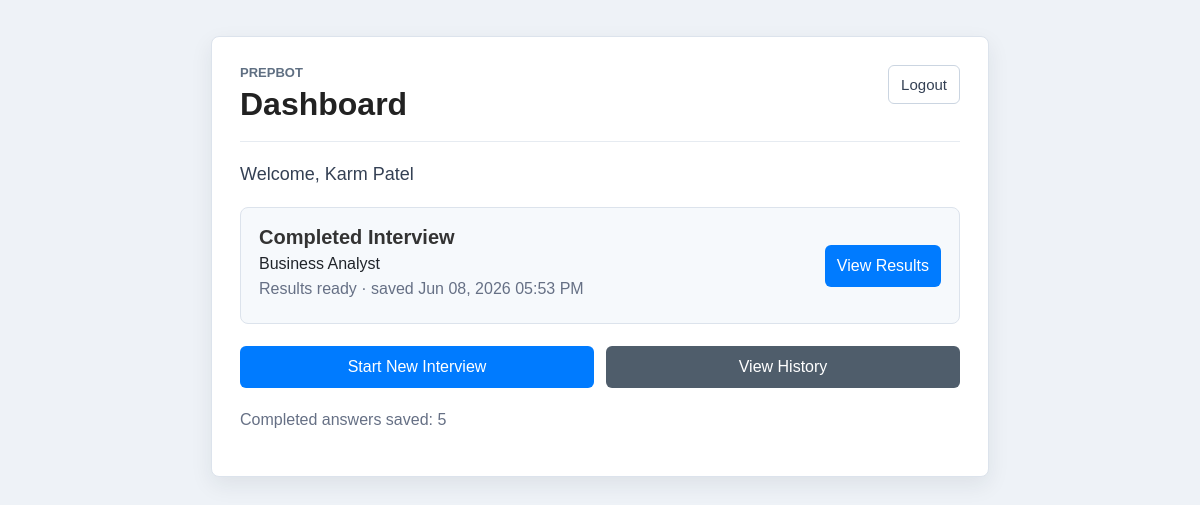
Page /dashboard (signed in) on the committed database.
### app.py (models this page shows)
class User(UserMixin, db.Model):
    id = db.Column(db.Integer, primary_key=True)
    full_name = db.Column(
        db.String(100),
        nullable=False
    )
    email = db.Column(
        db.String(100),
        unique=True,
        nullable=False
    )
    password = db.Column(
        db.String(200),
        nullable=False
    )

class InterviewDraft(db.Model):
    id = db.Column(db.Integer, primary_key=True)
    role = db.Column(db.String(100))
    role_description = db.Column(db.Text)
    question = db.Column(db.Text)
    answer = db.Column(db.Text)
    resume_text = db.Column(db.Text)
    resume_filename = db.Column(db.String(255))
    feedback = db.Column(db.Text)
    improvements = db.Column(db.Text)
    answer_suggestion = db.Column(db.Text)
    score = db.Column(db.Integer)
    question_number = db.Column(db.Integer, default=0)
    total_questions = db.Column(
        db.Integer,
        default=DEFAULT_SESSION_QUESTIONS
    )
    session_id = db.Column(db.String(36))
    completed = db.Column(db.Boolean, default=False)
    updated_at = db.Column(
        db.DateTime,
        default=datetime.utcnow,
        onupdate=datetime.utcnow
    )
    user_id = db.Column(
        db.Integer,
        db.ForeignKey('user.id'),
        unique=True
    )

### app.py (the view)
@app.route('/dashboard')
@login_required
def dashboard():
    active_draft = get_interview_draft(
        current_user.id
    )
    interview_count = Interview.query.filter_by(
        user_id=current_user.id
    ).count()
    latest_completed_session = get_latest_completed_session(
        current_user.id
    )
    show_latest_results = bool(latest_completed_session)
    if (
        active_draft
        and active_draft.completed
        and latest_completed_session
        and active_draft.session_id == latest_completed_session['session_key']
    ):
        show_latest_results = False
    return render_template(
        'dashboard.html',
        user=current_user,
        active_draft=active_draft,
        interview_count=interview_count,
        latest_completed_session=latest_completed_session,
        show_latest_results=show_latest_results
    )

### app.py (called while the page is built)
def get_interview_draft(user_id):
    return InterviewDraft.query.filter_by(
        user_id=user_id
    ).first()

def get_latest_completed_session(user_id):
    interviews = Interview.query.filter_by(
        user_id=user_id
    ).order_by(
        Interview.id.desc()
    ).all()
    sessions = build_history_sessions(
        interviews
    )
    for session in sessions:
        if session['question_count'] >= DEFAULT_SESSION_QUESTIONS:
            return session
    return None

@login_manager.user_loader
def load_user(user_id):
    return User.query.get(int(user_id))

### templates/dashboard.html (shortened to what this page needs)
<!DOCTYPE html>
<html>
<head>
    <link rel="stylesheet"
          href="{{ url_for('static', filename='css/style.css') }}">
</head>
<body>
<div class="page-panel dashboard-panel">
    <div class="page-header">
        <div>
            <p class="eyebrow">PrepBot</p>
            <h1>Dashboard</h1>
        </div>
        <a href="/logout" class="text-button">Logout</a>
    </div>
    <p class="welcome-text">Welcome, {{ user.full_name }}</p>
    {% if active_draft %}
        <div class="resume-card">
            <div>
                <h2>{% if active_draft.completed %}Completed Interview{% else %}Saved Interview{% endif %}</h2>
                <p>{{ active_draft.role or 'Interview session' }}</p>
                <p class="muted-text">
                    {% if active_draft.completed %}
                        Results ready
                    {% else %}
                        Question {{ (active_draft.question_number or 0) + 1 }} of {{ active_draft.total_questions or 5 }}
                    {% endif %}
                    {% if active_draft.updated_at %}
                        &middot; saved {{ active_draft.updated_at.strftime('%b %d, %Y %I:%M %p') }}
                    {% endif %}
                </p>
            </div>
            {% if active_draft.completed %}
                <a href="/interview-results" class="button-link">View Results</a>
            {% else %}
                <a href="/mock-interview" class="button-link">Resume Interview</a>
            {% endif %}
        </div>
    {% endif %}
    <div class="dashboard-actions">
        <a href="/interview?new=1" class="button-link">
            Start New Interview
        </a>
        <a href="/history" class="button-link secondary-link">
            View History
        </a>
    </div>
    <p class="muted-text">
        Completed answers saved: {{ interview_count }}
    </p>
</div>
</body>
</html>

### static/css/style.css (style rules this page uses)
body { margin: 0; padding: 0; font-family: Arial, sans-serif; background-color: #eef2f7; color: #20242a; }
.page-panel { width: 760px; max-width: calc(100% - 40px); margin: 36px auto; background: white; padding: 28px; border: 1px solid #dce3ec; border-radius: 8px; box-shadow: 0px 8px 22px rgba(25, 39, 52, 0.08); }
.dashboard-panel, .history-panel, .results-panel { width: 720px; }
.page-header { align-items: flex-start; border-bottom: 1px solid #e6ebf1; display: flex; gap: 16px; justify-content: space-between; margin-bottom: 22px; padding-bottom: 18px; }
.page-header h1 { font-size: 32px; margin: 0; text-align: left; }
.eyebrow { color: #5f6f82; font-size: 13px; font-weight: bold; letter-spacing: 0; margin: 0 0 6px; text-transform: uppercase; }
.welcome-text { color: #344054; font-size: 18px; }
.muted-text { color: #667085; line-height: 1.5; }
.resume-card { align-items: center; background: #f6f9fc; border: 1px solid #dce3ec; border-radius: 8px; display: flex; gap: 16px; justify-content: space-between; margin: 22px 0; padding: 18px; }
.resume-card h2 { font-size: 20px; margin: 0 0 6px; }
.resume-card p { margin: 4px 0; }
.dashboard-actions { display: grid; gap: 12px; grid-template-columns: repeat(2, minmax(0, 1fr)); margin: 20px 0; }
h1 { text-align: center; color: #222; margin-bottom: 10px; font-size: 45px; }
h2, h3 { color: #333; }
.button-link { background-color: #007BFF; border-radius: 6px; box-sizing: border-box; color: white; display: inline-block; font-size: 16px; padding: 12px; text-align: center; text-decoration: none; }
.secondary-link { background-color: #4f5d6b; }
.ghost-button, .text-button { background: white; border: 1px solid #cbd5e1; border-radius: 6px; color: #344054; cursor: pointer; display: inline-block; font-size: 15px; padding: 10px 12px; text-align: center; text-decoration: none; width: auto; }
a { text-decoration: none; color: #007BFF; }

### rows in the picture
User: full_name "Karm Patel"
InterviewDraft: role "Business Analyst", updated_at "Jun 08, 2026 05:53 PM"

### other values in the picture
{{ interview_count }} "5"
